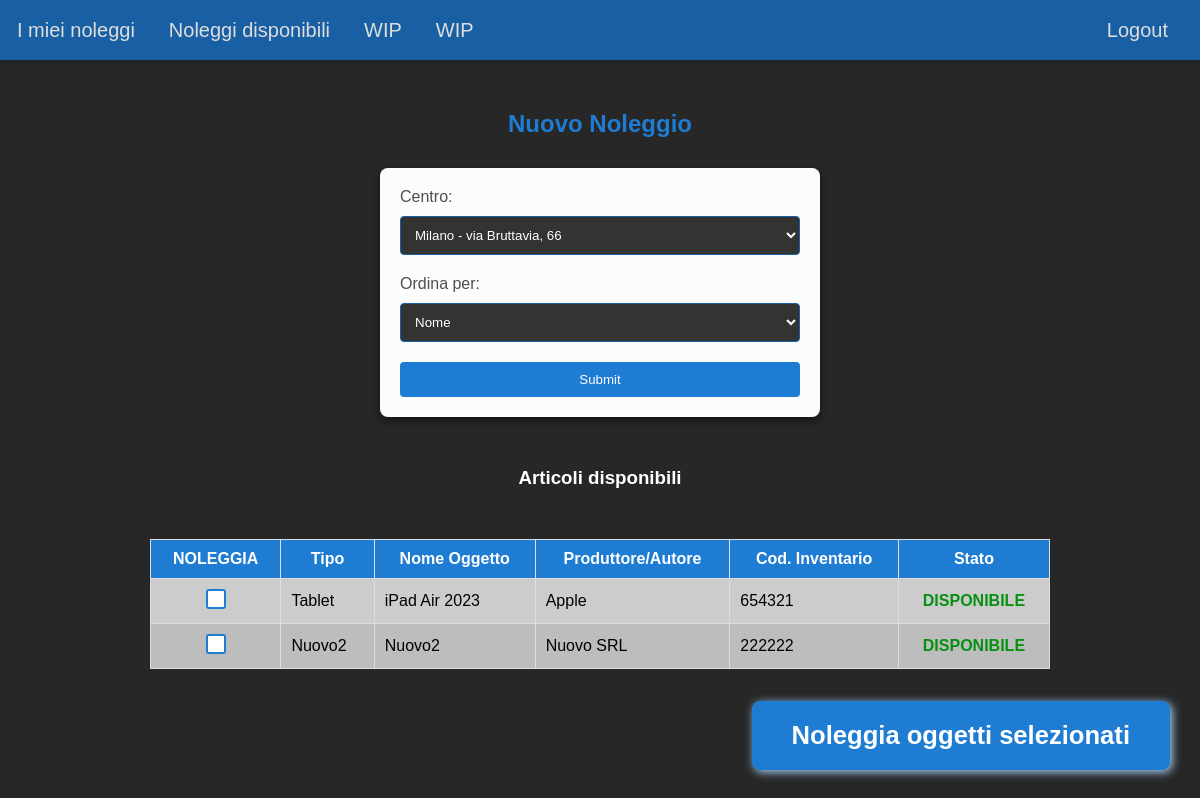
The page /new_rent.php?center=3 on the database its author committed.
### tables this page shows
CREATE TABLE `items` (
  `id` int(11) NOT NULL,
  `type` varchar(64) NOT NULL,
  `item_name` varchar(64) NOT NULL,
  `maker` varchar(64) NOT NULL,
  `center` int(11) NOT NULL,
  `ci` int(16) NOT NULL,
  `state` varchar(64) NOT NULL
);

### new_rent.php (the view, shortened to what this page needs)
<?php
$servername = "localhost";
$svusername = "root";
$svpassword = "";
$dbname = "rent";
$conn = new mysqli($servername, $svusername, $svpassword, $dbname);
?>
<!DOCTYPE html>
<html lang="en">
<head>
    <link rel="stylesheet" href="stylesheet/nav.css">
    <link rel="stylesheet" href="stylesheet/default.css">
    <link rel="stylesheet" href="stylesheet/new_rent.css">
</head>
<body>
    <?php include 'nav.php' ?>
    <h2>Nuovo Noleggio</h2>
    <form id="select-center-form" method="GET">
        <label for="center">Centro:</label>
        <select name="center" id="center">
            <?php
            $sql = "SELECT * FROM centers";
            $result = $conn->query($sql);
            while ($row = $result->fetch_assoc()) {
                echo "<option value=\"" . $row['id'] . "\"" . ($_GET["center"] == $row["id"] ? " selected" : "") . ">" . $row['center_name'] . " - " . $row['address'] . "</option>";
            }
            ?>
        </select>
        <label for="orderBy">Ordina per:</label>
        <select name="orderBy" id="orderBy">
            <option value="name" selected>Nome</option>
        </select>
        <input id="select-center-submit" type="submit">
    </form>
<?php
if(isset($_GET["center"])) {
    $center_id = $_GET["center"];
    echo "<h3 id='new-rent-table-title'>Articoli disponibili</h3>";
    $sql = "SELECT * FROM items WHERE center = ?  AND state = 'available' ";
    $stmt = $conn->prepare($sql);
    $stmt->bind_param("i", $center_id);
    $stmt->execute();
    $result = $stmt->get_result();
    if ($result->num_rows > 0) {
        echo "<form method='POST' action='new_rent_action.php'>";
        echo "<table><tr>
        <th>NOLEGGIA</th>
        <th>". ($_GET["orderBy"] == "type" ? "🠗 " : "") . "Tipo</th>
        <th>". ($_GET["orderBy"] == "name" ? "🠗 " : "") . "Nome Oggetto</th>
        <th>". ($_GET["orderBy"] == "maker" ? "🠗 " : "") . "Produttore/Autore</th>
        <th>Cod. Inventario</th>
        <th>Stato</th> </tr>";
        while ($row = $result->fetch_assoc()) {
            echo "<td class='new-rent-button-container'><input class='new-rent-checkbox' type='checkbox' name='row[]' value='" . $row['id'] . "'></input></td><td>" . $row['type'] . "</td><td>" . $row['item_name'] . "</td><td>" . $row['maker'] . "</td><td>" . $row['ci'] . "</td><td class='available'>DISPONIBILE</td></tr>";
        }
        echo "</table>";
        echo "<input id ='add-rent-button' type='submit' value='Noleggia oggetti selezionati'></input>";
        echo "</form>";
    } else {
        echo "<p id='new-rent-no-result'>Nessun articolo disponibile, prova con un altro centro</p>";
    }
} else {
    echo "<p id='new-rent-not-selected'>Seleziona un centro e consulta gli oggetti disponibili al noleggio</p>";
}
?>
</body>
</html>

### stylesheet/default.css (style rules this page uses)
body { font-family: Arial, sans-serif; margin: 0; padding: 0; padding-top: 60px; background-color: #272727; }
h2 { color: #ffffff; text-align: center; margin-top: 50px; }
table { width: 75%; margin: 50px auto; border-collapse: collapse; }
table, th, td { border: 1px solid #ddd; padding: 10px; }
th { background-color: #1f7cd3; color: white; }
tr { transition: background-color 0.3s ease; }
tr:nth-child(odd) { background-color: #bdbdbd; }

### stylesheet/new_rent.css (style rules this page uses)
.available { text-align: center; font-weight: bold; color: rgb(7, 145, 18) }
h2 { color: #1f7cd3; text-align: center; margin-bottom: 30px; }
#select-center-form { max-width: 400px; margin: 0 auto; padding: 20px; background-color: #fcfcfc; border-radius: 8px; box-shadow: 0 4px 8px rgba(0, 0, 0, 0.5); }
label { display: block; margin-bottom: 10px; color: #4e4e4e; }
select { width: 100%; padding: 10px; margin-bottom: 20px; background-color: #333333; color: #ffffff; border: 1px solid #1860a3; border-radius: 4px; }
#select-center-submit { width: 100%; padding: 10px; background-color: #1f7cd3; color: #ffffff; border: none; border-radius: 4px; cursor: pointer; transition: background-color 0.3s; }
#new-rent-table-title { color: #fff; text-align: center; margin-top: 50px; }
#add-rent-button { position: absolute; right: 30px; font-size: 1.6em; font-weight: bolder; bottom: 30px; padding: 20px 40px; background-color: #1f7cd3; color: #ffffff; border: none; border-radius: 8px; cursor: pointer; transition: 0.1s; box-shadow: 2px 2px 10px #abd6ff; }
.new-rent-button-container { text-align: center; }
.new-rent-checkbox { appearance: none; margin: auto; -webkit-appearance: none; width: 20px; height: 20px; background-color: #fff; border: 2px solid #1f7cd3; border-radius: 3px; outline: none; position: relative; }

### rows shown on the page
items: type "Tablet", item_name "iPad Air 2023", maker "Apple", ci "654321"
items: type "Nuovo2", item_name "Nuovo2", maker "Nuovo SRL", ci "222222"

### other values the page prints
form field center "Milano - via Bruttavia, 66"
